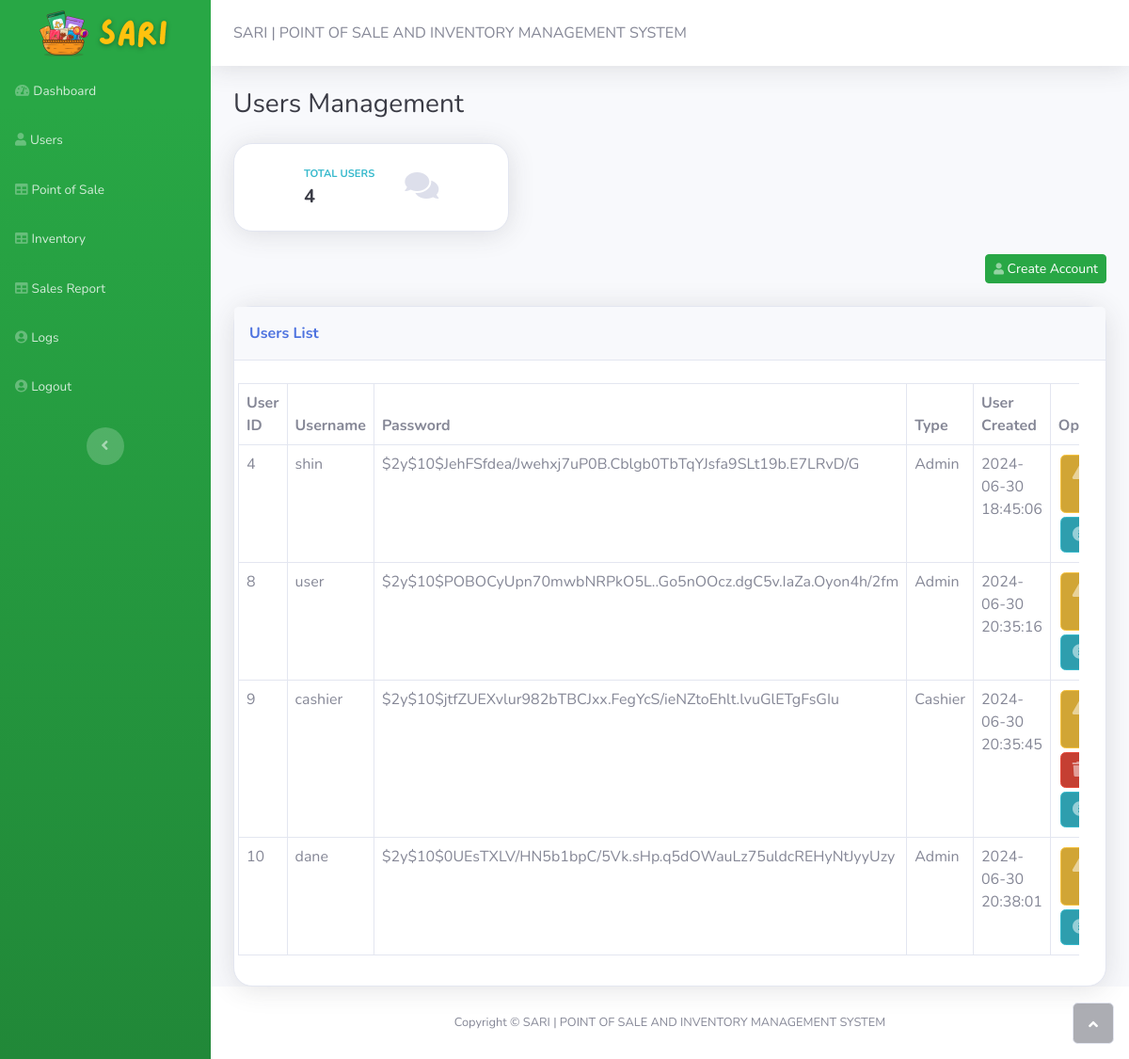
/users.php (signed in), run on the app's committed database.
### tables this page shows
CREATE TABLE `users` (
  `id` int(11) NOT NULL,
  `username` varchar(255) NOT NULL,
  `password` varchar(255) NOT NULL,
  `level` int(11) NOT NULL,
  `created` datetime NOT NULL DEFAULT current_timestamp()
);

### functions/view-users.php (the view, shortened to what this page needs)
<?php
$db = new mysqli("localhost", "root", "", "db_hash");
$sql = "SELECT * FROM users";
$result = $db->query($sql);
if ($result->num_rows > 0) {
while ($row = $result->fetch_assoc()) {
    if ($row["level"] == 0){
        $type = "Admin";
    } else {
        $type = "Cashier";
    }
    echo "<tr>";
    echo "<td>" . $row["id"] . "</td>";
    echo "<td>" . $row["username"] . "</td>";
    echo "<td>" . $row["password"] . "</td>";
    echo "<td>" . $type . "</td>";
    echo "<td>" . $row["created"] . "</td>";
    if ($row["level"] == 0) {
    echo "<td>
    <button class=\"btn btn-warning btn-icon-split\" type=\"button\" style=\"margin: 2px;\" data-bs-target=\"#update\" data-bs-toggle=\"modal\" data-user-id=\"{$row['id']}\"><span class=\"text-white-50 icon\"><i class=\"fas fa-exclamation-triangle\"></i></span><span class=\"text-white text\">Change Password</span></button>
    <a class=\"btn btn-info btn-icon-split\" role=\"button\" style=\"margin: 2px;\" href=\"logs.php?id={$row['id']}\"><span class=\"text-white-50 icon\"><i class=\"fas fa-info-circle\"></i></span><span class=\"text-white text\">Logs</span></a></td>";
    } else {
    echo "<td>
    <button class=\"btn btn-warning btn-icon-split\" type=\"button\" style=\"margin: 2px;\" data-bs-target=\"#update\" data-bs-toggle=\"modal\" data-user-id=\"{$row['id']}\"><span class=\"text-white-50 icon\"><i class=\"fas fa-exclamation-triangle\"></i></span><span class=\"text-white text\">Change Password</span></button>
    <button class=\"btn btn-danger btn-icon-split\" type=\"button\" style=\"margin: 2px;\" data-bs-target=\"#confirmation\" data-bs-toggle=\"modal\" data-user-id=\"{$row['id']}\"><span class=\"text-white-50 icon\"><i class=\"fas fa-trash\"></i></span><span class=\"text-white text\">Remove</span></button>
    <a class=\"btn btn-info btn-icon-split\" role=\"button\" style=\"margin: 2px;\" href=\"logs.php?id={$row['id']}\"><span class=\"text-white-50 icon\"><i class=\"fas fa-info-circle\"></i></span><span class=\"text-white text\">Logs</span></a></td>";
    }
    echo "</tr>";
}
} else {
echo "No rows found";
}
?>

### users.php (shortened to what this page needs)
<!DOCTYPE html>
<html lang="en">
<head>
    <link rel="stylesheet" href="assets/bootstrap/css/bootstrap.min.css">
    <link rel="stylesheet" href="assets/fonts/fontawesome-all.min.css">
    <link rel="stylesheet" href="assets/css/Pricing-Centered-badges.css">
    <link rel="stylesheet" href="assets/css/Pricing-Centered-icons.css">
    <link rel="stylesheet" href="assets/css/styles.css">
</head>
<body id="page-top">
    <div id="wrapper">
        <?php
        include_once 'functions/sidebar.php';
        ?>
        <div class="d-flex flex-column" id="content-wrapper">
            <div id="content">
                <nav class="navbar navbar-light navbar-expand bg-white shadow mb-4 topbar static-top">
                    <div class="container-fluid"><span>SARI |  POINT OF SALE AND INVENTORY MANAGEMENT SYSTEM</span></div>
                </nav>
                <div class="container-fluid">
                    <h3 class="text-dark mb-4">Users Management&nbsp;</h3>
                    <div class="row">
                        <div class="col-md-6 col-xl-4 mb-4">
                            <div class="card shadow border-start-warning py-2">
                                <div class="card-body">
                                    <div class="row align-items-center no-gutters">
                                        <?php
                                        $db = new PDO('mysql:host=localhost;dbname=db_hash', 'root', '');
                                        $sql = "SELECT COUNT(*) FROM users";
                                        $stmt = $db->prepare($sql);
                                        $stmt->execute();
                                        $row = $stmt->fetch();
                                        $total_users = $row['COUNT(*)'];
                                        echo "<div class=\"col me-2\">
                                                <div class=\"text-uppercase text-info fw-bold text-xs mb-1\"><span>total users</span></div>
                                                <div class=\"text-dark fw-bold h5 mb-0\"><span>$total_users</span></div>
                                                </div>";
                                        ?>
                                        <div class="col-auto"><i class="fas fa-comments fa-2x text-gray-300"></i></div>
                                    </div>
                                </div>
                            </div>
                        </div>
                    </div>
                    <div class="d-sm-flex justify-content-between align-items-center mb-4">
                        <h3 class="text-dark mb-0"></h3><button class="btn btn-primary btn-sm d-none d-sm-inline-block" type="button" data-bs-target="#add-user" data-bs-toggle="modal"><i class="fas fa-user fa-sm text-white-50"></i>&nbsp;Create Account</button>
                    </div>
                    <div class="card shadow">
                        <div class="card-header py-3">
                            <p class="text-primary m-0 fw-bold">Users List</p>
                        </div>
                        <div class="card-body">
                            <div class="table-responsive table mt-2" id="dataTable" role="grid" aria-describedby="dataTable_info">
                                <table class="table table-hover table-bordered my-0" id="dataTable">
                                    <thead>
                                        <tr>
                                            <th>User ID</th>
                                            <th>Username</th>
                                            <th>Password</th>
                                            <th>Type</th>
                                            <th>User Created</th>
                                            <th>Option</th>
                                        </tr>
                                    </thead>
                                    <tbody>
                                        <?php include_once 'functions/view-users.php'; ?>
                                    </tbody>
                                </table>
                            </div>
                        </div>
                    </div>
                </div>
            </div>
            <footer class="bg-white sticky-footer">
                <div class="container my-auto">
                    <div class="text-center my-auto copyright"><span>Copyright © SARI | POINT OF SALE AND INVENTORY MANAGEMENT SYSTEM</span></div>
                </div>
            </footer>
        </div><a class="border rounded d-inline scroll-to-top" href="#page-top"><i class="fas fa-angle-up"></i></a>
    </div>
</body>
</html>

### functions/sidebar.php
<?php
if ($_SESSION['level'] == 0) {
    echo '<nav class="navbar navbar-dark align-items-start sidebar sidebar-dark accordion bg-gradient-primary p-0">
    <div class="container-fluid d-flex flex-column p-0"><a class="navbar-brand d-flex justify-content-center align-items-center sidebar-brand m-0" href="#">
            <div class="sidebar-brand-text mx-3"><img src="assets/img/sample.png" style="width: 150px; height: 50px;" /><span></span></div>
        </a>
        <hr class="sidebar-divider my-0" />
        <ul class="navbar-nav text-light" id="accordionSidebar">
            <li class="nav-item"><a class="nav-link" href="dashboard.php"><i class="fas fa-tachometer-alt"></i><span>Dashboard</span></a></li>
            <li class="nav-item"><a class="nav-link" href="users.php"><i class="fas fa-user"></i><span>Users</span></a></li>
            <li class="nav-item"><a class="nav-link" href="point-of-sale.php"><i class="fas fa-table"></i><span>Point of Sale</span></a></li>
            <li class="nav-item"><a class="nav-link" href="inventory.php"><i class="fas fa-table"></i><span>Inventory</span></a>
            <li class="nav-item"><a class="nav-link" href="sales.php"><i class="fas fa-table"></i><span>Sales Report</span></a>
            <li class="nav-item"><a class="nav-link" href="logs.php"><i class="fas fa-user-circle"></i><span>Logs</span></a></li>
            <li class="nav-item"><a class="nav-link" href="functions/logout.php"><i class="fas fa-user-circle"></i><span>Logout</span></a></li>
        </ul>
        <div class="text-center d-none d-md-inline"><button id="sidebarToggle" class="btn rounded-circle border-0" type="button"></button></div>
    </div>
</nav>';
} else if ($_SESSION['level'] == 1) {
    echo '<nav class="navbar navbar-dark align-items-start sidebar sidebar-dark accordion bg-gradient-primary p-0">
    <div class="container-fluid d-flex flex-column p-0"><a class="navbar-brand d-flex justify-content-center align-items-center sidebar-brand m-0" href="#">
            <div class="sidebar-brand-text mx-3"><span><strong>KSSPOSIM&nbsp;</strong></span></div>
        </a>
        <hr class="sidebar-divider my-0">
        <ul class="navbar-nav text-light" id="accordionSidebar">
            <li class="nav-item"><a class="nav-link" href="#"><i class="fas fa-tachometer-alt"></i><span>Dashboard</span></a></li>
            <li class="nav-item"><a class="nav-link" href="functions/logout.php"><i class="fas fa-user-circle"></i><span>Logout</span></a></li>
        </ul>
        <div class="text-center d-none d-md-inline"><button class="btn rounded-circle border-0" id="sidebarToggle" type="button"></button></div>
    </div>
</nav>';
}
?>

### assets/css/styles.css (style rules this page uses)
.bg-gradient-primary { background-color: #28a745; background-image: linear-gradient(180deg, #28a745 10%, #218838 100%); background-size: cover; }
.btn-primary { color: #fff; background-color: #28a745; border-color: #28a745; }
.card { height: auto; max-width: 1500px; margin: auto; border-radius: 20px; }
.card-body { display: flex; justify-content: center; align-items: center; }

### data on the page
users: id "4", username "shin", password "$2y$10$JehFSfdea/Jwehxj7uP0B.Cblgb0TbTqYJsfa9SLt19b.E7LRvD/G", level "Admin", created "2024-06-30 18:45:06"
users: id "8", username "user", password "$2y$10$POBOCyUpn70mwbNRPkO5L..Go5nOOcz.dgC5v.IaZa.Oyon4h/2fm", level "Admin", created "2024-06-30 20:35:16"
users: id "9", username "cashier", password "$2y$10$jtfZUEXvlur982bTBCJxx.FegYcS/ieNZtoEhlt.lvuGlETgFsGIu", level "Cashier", created "2024-06-30 20:35:45"
users: id "10", username "dane", password "$2y$10$0UEsTXLV/HN5b1bpC/5Vk.sHp.q5dOWauLz75uldcREHyNtJyyUzy", level "Admin", created "2024-06-30 20:38:01"

### other printed values
$total_users "4"
